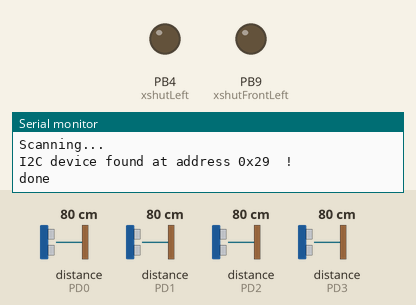
Bench run of a sketch on a simulated STM32 Blue Pill. Parts: output pins drawn as LEDs (lit = HIGH), the last lines printed to the serial monitor. The test bench sets the inputs (shaded band); at power-on: distance to the obstacle (sensors on PD0, PD1, PD2, PD3) 80 cm. Pins used as bus, display or sensor lines are not drawn.

Above: at 0.1 s.
At 5.1 s:
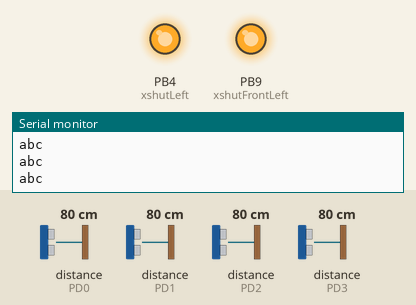
Timing chart, 0 to 6.6 s (numbered marks = the images above):
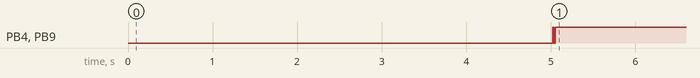

The sketch:

VL53L0X_V5.ino
```cpp
#include<Wire.h>
#include "VL53L0X.h"

//user defined addresses.....j haalda ni hunxa tara 0x7F samma
#define frontAddressLeft 0x30
#define frontAddressRight 0x31
#define rightAddress 0x32
#define leftAddress 0x33

#define xshutLeft PB4
#define xshutRight PB8
#define xshutFrontRight PB5
#define xshutFrontLeft PB9


#define frontRight 0
#define frontLeft 1
#define right 2
#define left 3

VL53L0X sensor[4];

uint16_t distance[4];

uint16_t distanceOld[4];


/* I am looking into this, but I want to point out right away that you
  shouldn't drive the XSHUT pins high (they are not 5V tolerant). Instead,
  you can set the Arduino pin back to an input (pinMode(4, INPUT);)
  to allow the sensor board to pull XSHUT up to 2.8 V.
  //Shutdown pins of VL53L0X ACTIVE-LOW-ONLY NO TOLERANT TO 5V will fry them

  https://forum.pololu.com/t/vl53l0x-maximum-sensors-on-i2c-arduino-bus/10845/7?u=oleglyan
  https://forum.pololu.com/t/vl53l0x-address-programming/11395
  https://github.com/pololu/vl53l0x-arduino/issues/1
*/

void setup() {
  // delay(5000);
  afio_cfg_debug_ports(AFIO_DEBUG_SW_ONLY);

  pinMode(xshutFrontRight, OUTPUT);
  pinMode(xshutRight, OUTPUT);
  pinMode(xshutLeft, OUTPUT);
  pinMode(xshutFrontLeft, OUTPUT);
  Serial.begin(115200);
  Wire.begin();
  checkDevice();
  setId();

  Serial.println(sensor[frontRight].getAddress(), HEX);
  Serial.println(sensor[frontLeft].getAddress(), HEX);
  Serial.println(sensor[right].getAddress(), HEX);
  Serial.println(sensor[left].getAddress(), HEX);

  sensor[frontRight].init();
  Serial.println("abc");
  sensor[frontLeft].init();
  Serial.println("abc");
  sensor[left].init();
  Serial.println("abc");
  sensor[right].init();
  Serial.println("abc");

  sensor[frontRight].setTimeout(400);
  sensor[frontLeft].setTimeout(400);
  sensor[left].setTimeout(400);
  sensor[right].setTimeout(400);
  //
  //
  ////single maa data ramro aako xa tara code chalda chaldai adkiraako xa...data type ko kei problem jasto dekhinxa...tara continous maa ramro sanga chali raako xa tei kura...api
  sensor[frontRight].startContinuous();
  sensor[frontLeft].startContinuous();
  sensor[right].startContinuous();
  sensor[left].startContinuous();
}


void loop() {
  //checkDevice();
  // Serial.println("abc");
  distance[0] = sensor[frontRight].readRangeContinuousMillimeters();
  distance[1] = sensor[right].readRangeContinuousMillimeters();
  distance[2] = sensor[left].readRangeContinuousMillimeters();
  distance[3] = sensor[frontLeft].readRangeContinuousMillimeters();


  distance[0] = 0.97 * distance[0] + 0.03 * distanceOld[0];
  distance[1] = 0.97 * distance[1] + 0.03 * distanceOld[1];
  distance[2] = 0.97 * distance[2] + 0.03 * distanceOld[2];
  distance[3] = 0.97 * distance[3] + 0.03 * distanceOld[3];


  distanceOld[0] = distance[0];
  distanceOld[1] = distance[1];
  distanceOld[2] = distance[2];
  distanceOld[4] = distance[4];


}

void setId() {
  //all sensors in reset/(OFF)
  digitalWrite(xshutFrontRight, LOW);
  digitalWrite(xshutFrontLeft, LOW);
  digitalWrite(xshutRight, LOW);
  digitalWrite(xshutLeft, LOW);
  delay(10);

  // all sensors is ON
  digitalWrite(xshutFrontRight, HIGH);
  digitalWrite(xshutFrontLeft, HIGH);
  digitalWrite(xshutRight, HIGH);
  digitalWrite(xshutLeft, HIGH);

  delay(10);

  // keeping front sensor ON while turning OFF sensors on the LEFT and RIGHT
  digitalWrite(xshutFrontRight, HIGH);
  digitalWrite(xshutFrontLeft, LOW);
  digitalWrite(xshutRight, LOW);
  digitalWrite(xshutLeft, LOW);
  sensor[frontRight].setAddress(frontAddressRight); //setting the address (API mai bhako function raixa yo)
  delay(10);
  Serial.println("front right done");    //debugging purpose ko laagi print matra haaneyko

  digitalWrite(xshutFrontLeft, HIGH);
  digitalWrite(xshutRight, LOW);
  digitalWrite(xshutLeft, LOW);
  sensor[frontLeft].setAddress(frontAddressLeft); //setting the address (API mai bhako function raixa yo)
  delay(10);
  Serial.println("front left done");    //debugging purpose ko laagi print matra haaneyko


  // keeping front sensor and Left sensor ON while turning OFF sensor on the RIGHT
  digitalWrite(xshutLeft, HIGH);
  digitalWrite(xshutRight, LOW);
  delay(10);
  sensor[left].setAddress(leftAddress);
  delay(10);
  Serial.println("left done");

  digitalWrite(xshutRight, HIGH);
  delay(10);
  sensor[right].setAddress(rightAddress);
  delay(10);
  Serial.println("right done");
}

void printDistance() {
  Serial.print(distance[0]);  Serial.print("\t");
  Serial.print(distance[1]);  Serial.print("\t"); //euta sensor maa bigreko ho ki dhulo paseko xa tara 80 mm value badi dirako xa ...off set milauna matra lekheko aile
  Serial.print(distance[2]);  Serial.print("\t");
  Serial.println(distance[3]);

}

void checkDevice() {
  Serial.println("STARTING");

  byte error, address;
  int nDevices;

  Serial.println("Scanning...");

  nDevices = 0;
  for (address = 1; address < 127; address++ )
  {
    // The i2c_scanner uses the return value of
    // the Write.endTransmisstion to see if
    // a device did acknowledge to the address.
    Wire.beginTransmission(address);
    error = Wire.endTransmission();

    if (error == 0)
    {
      Serial.print("I2C device found at address 0x");
      if (address < 16)
        Serial.print("0");
      Serial.print(address, HEX);
      Serial.println("  !");

      nDevices++;
    }
    else if (error == 4)
    {
      Serial.print("Unknown error at address 0x");
      if (address < 16)
        Serial.print("0");
      Serial.println(address, HEX);
    }
  }
  if (nDevices == 0)
    Serial.println("No I2C devices found\n");
  else
    Serial.println("done\n");

  delay(5000);           // wait 5 seconds for next scan*/
}
```
